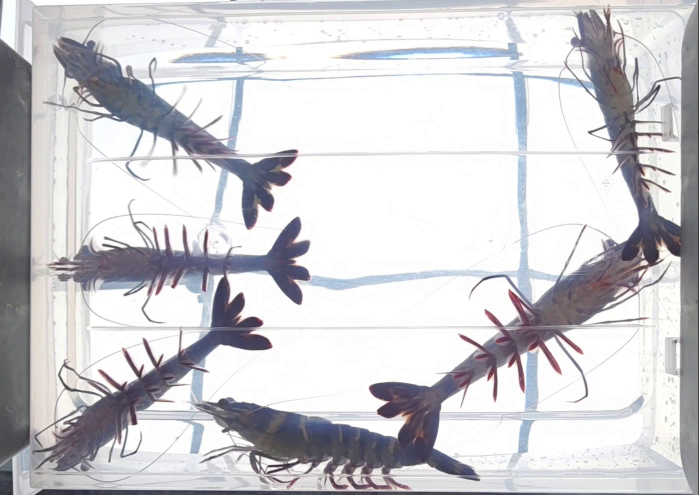
#> input picture tracking/Train/male-female-shrimp/OBB/shrimp_OBB_dataset/test/images/shrimp_0027.jpg, 1398 x 990 px (shown at 1/2 size)
$ python -i crop_shrimp.py   (imports and definitions only)
#> lines starting #> are read from the running program, lines starting #| are printed output that depends on the picture
#> further down, picture is the input picture: shape (990, 1398, 3); mean B, G, R 208.6, 204.9, 205.5
import argparse
import csv
import random
import re
import shutil
from pathlib import Path

import cv2
import numpy as np
from ultralytics import YOLO


VIDEO_EXTENSIONS = {".mp4", ".avi", ".mov", ".mkv", ".m4v", ".wmv"}
HBB_CLASS_NAMES = ["male_line"]
SHRIMP_CLASS_NAME = "shrimp"
HEAD_CLASS_NAME = "shrimp_head"
TAIL_CLASS_NAME = "shrimp_tail"


# [153 lines left out: functions parse_args, safe_stem, not called in this run]


def resolve_path(path, base_dir):
    path = Path(path)
    return path if path.is_absolute() else base_dir / path


# [28 lines left out: functions collect_videos, prepare_output_dir, not called in this run]


def choose_split(rng, val_ratio):
    return "val" if rng.random() < val_ratio else "train"


# [172 lines left out: functions write_image, order_quad_points, crop_oriented_box, normalize_crop_orientation, find_part_detections_inside, select_orientation_detections and 5 more, not called in this run]


def sharpen_and_contrast(image):
    if image.size == 0:
        return image

    lab = cv2.cvtColor(image, cv2.COLOR_BGR2LAB)
#> lab: shape (990, 1398, 3); mean of channels 0, 1, 2 208.6, 129.1, 126.1
    l_channel, a_channel, b_channel = cv2.split(lab)
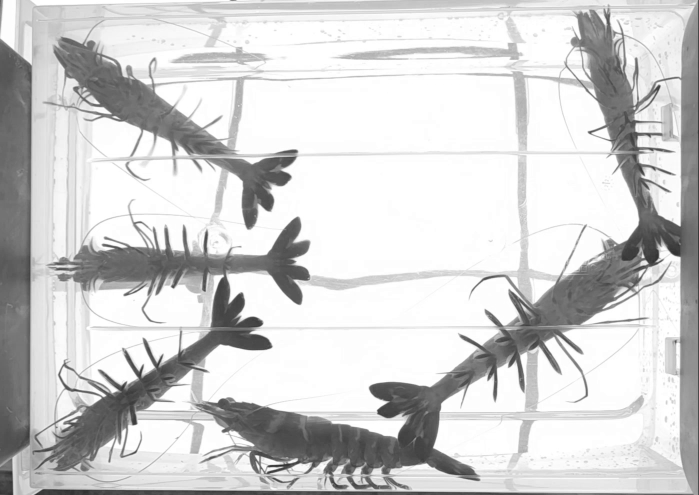
#> l_channel: shape (990, 1398) (shown at 1/2 size); min 0, max 255, mean 208.6
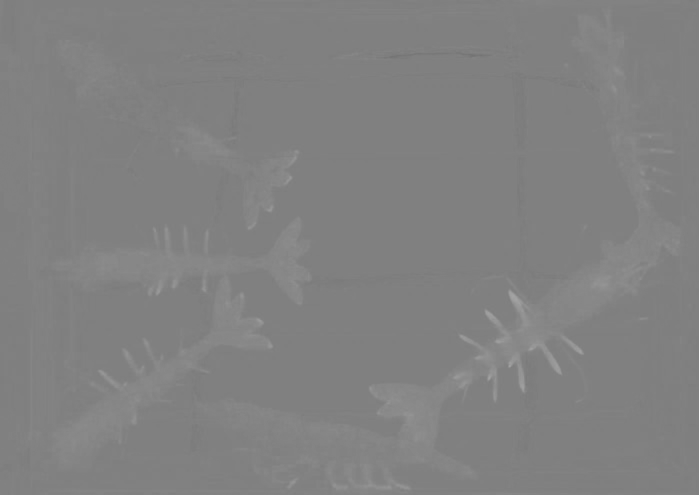
#> a_channel: shape (990, 1398) (shown at 1/2 size); min 114, max 164, mean 129.1
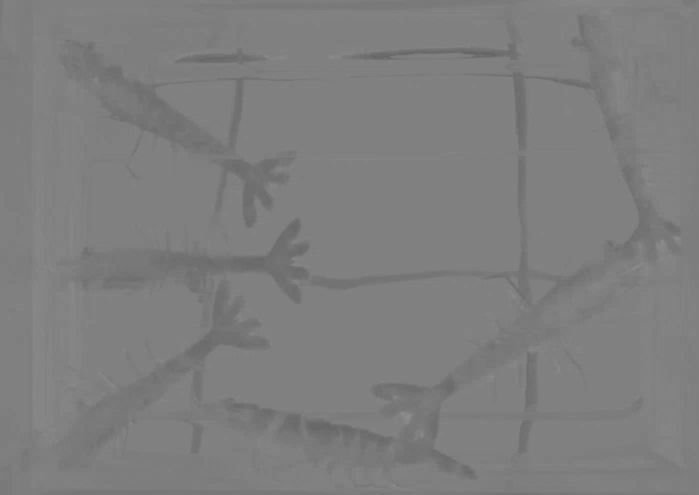
#> b_channel: shape (990, 1398) (shown at 1/2 size); min 98, max 143, mean 126.1
    clahe = cv2.createCLAHE(clipLimit=3.0, tileGridSize=(8, 8))
    enhanced_l = clahe.apply(l_channel)
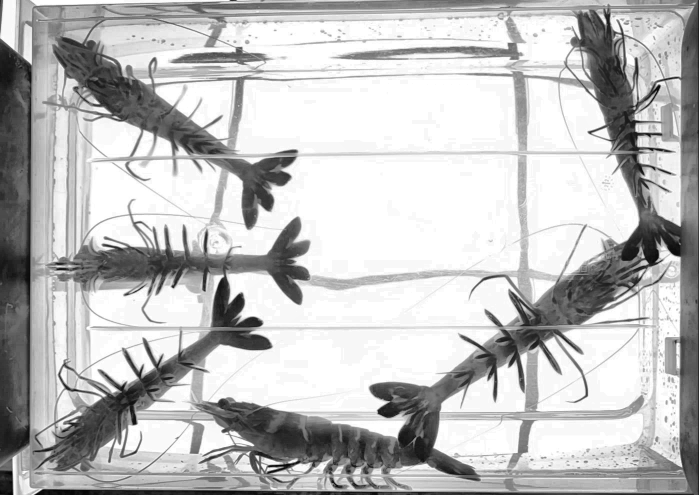
#> enhanced_l: shape (990, 1398) (shown at 1/2 size); min 1, max 255, mean 190.9
    enhanced = cv2.merge((enhanced_l, a_channel, b_channel))
#> enhanced: shape (990, 1398, 3); mean of channels 0, 1, 2 190.9, 129.1, 126.1
    enhanced = cv2.cvtColor(enhanced, cv2.COLOR_LAB2BGR)
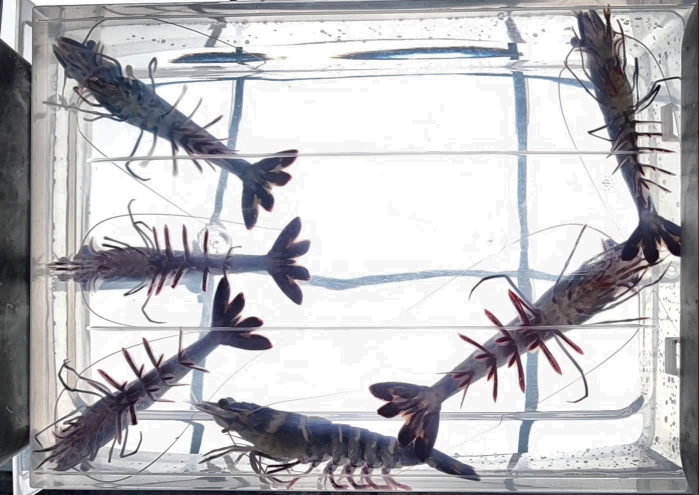
#> enhanced: shape (990, 1398, 3) (shown at 1/2 size); mean B, G, R 190.5, 187, 187.6
    blur = cv2.GaussianBlur(enhanced, (5, 5), 1.2)
    return cv2.addWeighted(enhanced, 1.45, blur, -0.45, 0)


# [377 lines left out: functions iter_obb_detections, extract_crops, write_hbb_yaml, main, not called in this run]


# [2 lines not run here, left out]

>>> import cv2
>>> picture = cv2.imread('shrimp_OBB_dataset/test/images/shrimp_0027.jpg')
>>> result = sharpen_and_contrast(picture)

$ run again, on tracking/Train/male-female-shrimp/OBB/shrimp_OBB_dataset/test/images/shrimp_0029.jpg
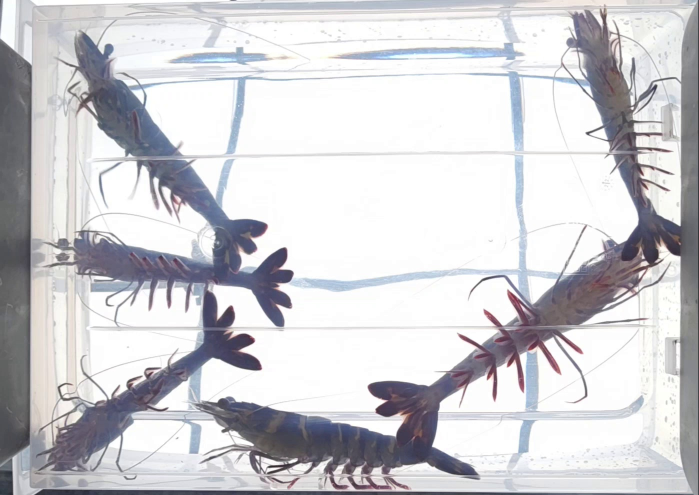
#> input picture tracking/Train/male-female-shrimp/OBB/shrimp_OBB_dataset/test/images/shrimp_0029.jpg, 1398 x 990 px (shown at 1/2 size)
#> picture is the input picture: shape (990, 1398, 3); mean B, G, R 209.7, 205.7, 206.1
#> lab: shape (990, 1398, 3); mean of channels 0, 1, 2 209.3, 129, 125.9
#> in sharpen_and_contrast, `enhanced_l = clahe.apply(l_channel)`:
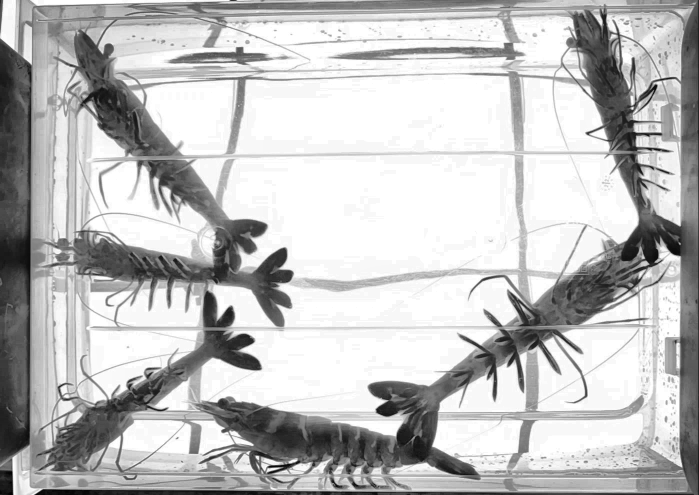
#> enhanced_l: shape (990, 1398) (shown at 1/2 size); min 1, max 255, mean 191.5
#> in sharpen_and_contrast, `enhanced = cv2.cvtColor(enhanced, cv2.COLOR_LAB2BGR)`:
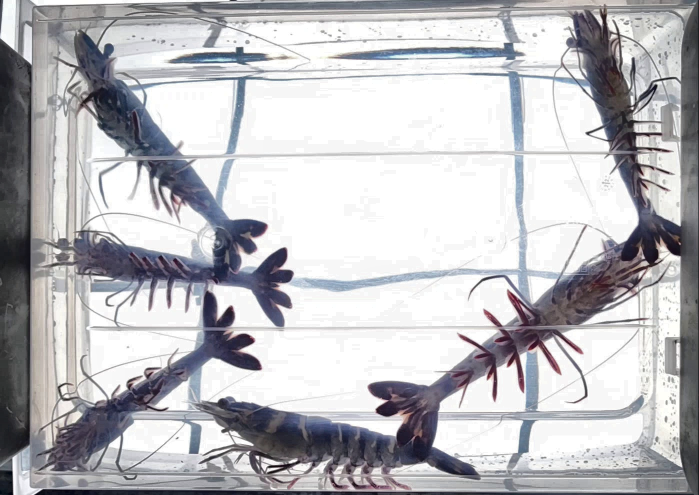
#> enhanced: shape (990, 1398, 3) (shown at 1/2 size); mean B, G, R 191.4, 187.7, 188

$ run again, on tracking/Train/male-female-shrimp/OBB/shrimp_OBB_dataset/test/images/shrimp_0067.jpg
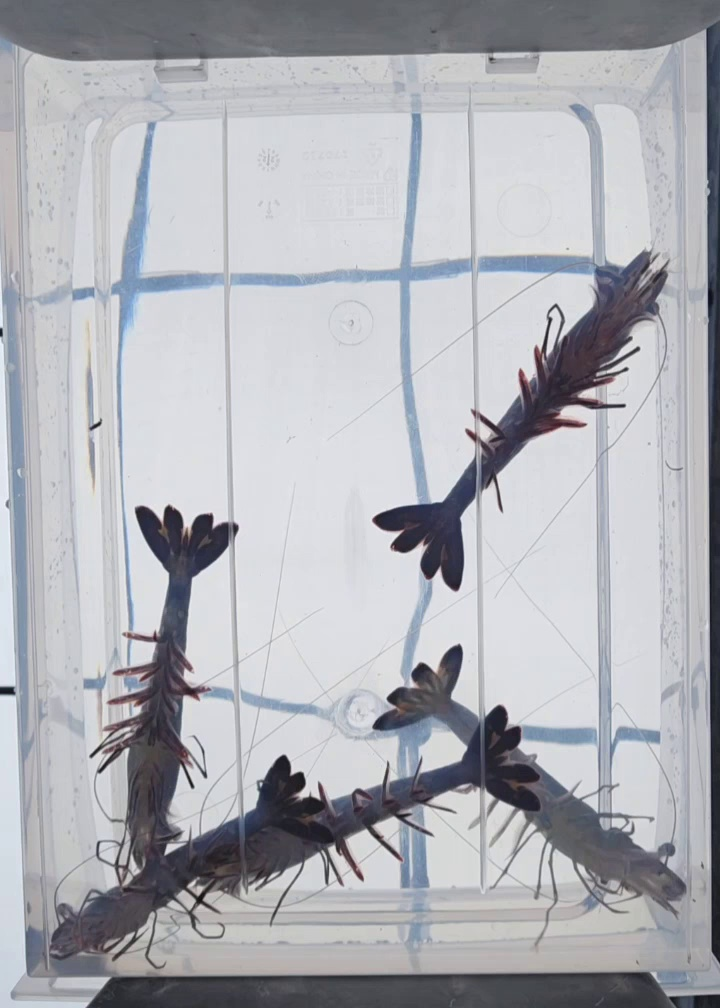
#> input picture tracking/Train/male-female-shrimp/OBB/shrimp_OBB_dataset/test/images/shrimp_0067.jpg, 720 x 1008 px
#> picture is the input picture: shape (1008, 720, 3); mean B, G, R 181.9, 175.9, 174.6
#> lab: shape (1008, 720, 3); mean of channels 0, 1, 2 181.5, 128.9, 124.5
#> in sharpen_and_contrast, `l_channel, a_channel, b_channel = cv2.split(lab)`:
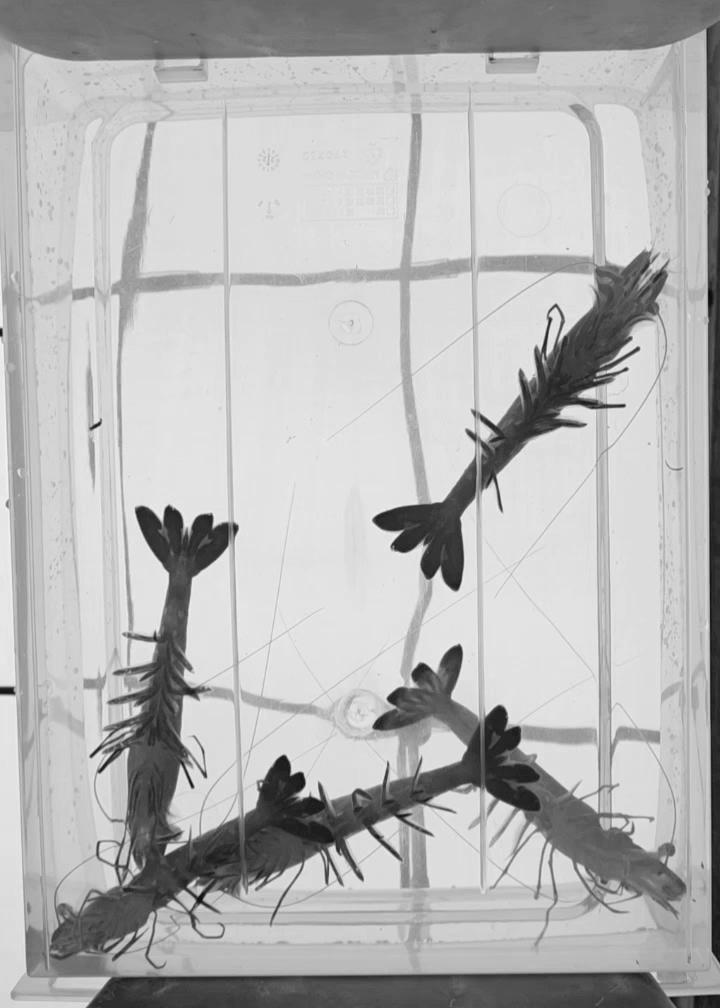
#> l_channel: shape (1008, 720); min 10, max 245, mean 181.5
#> in sharpen_and_contrast, `enhanced = cv2.cvtColor(enhanced, cv2.COLOR_LAB2BGR)`:
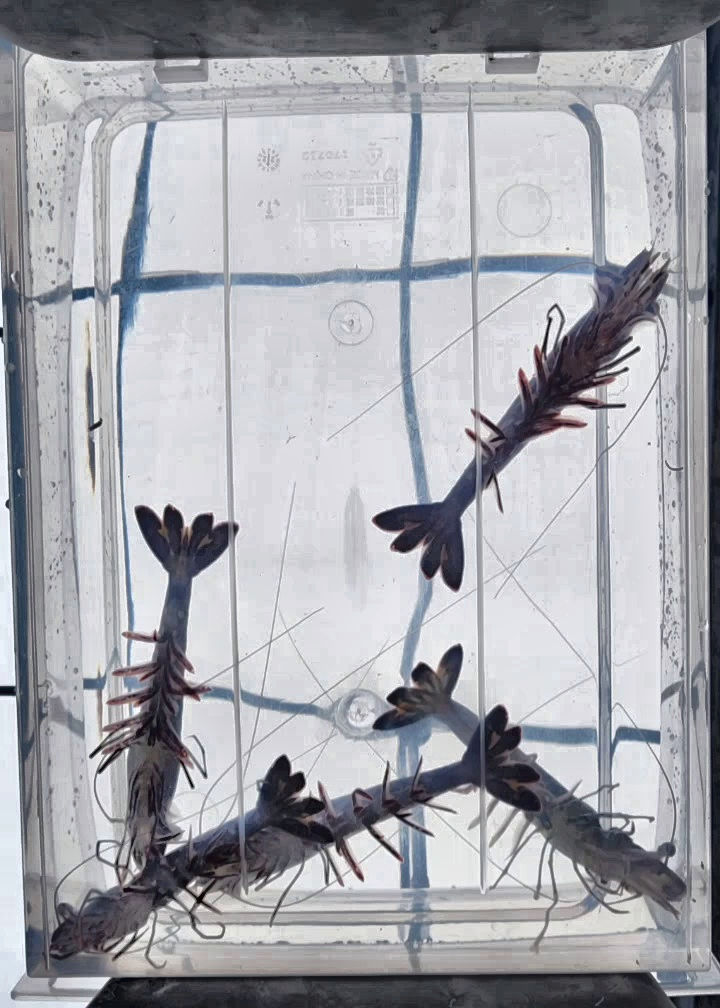
#> enhanced: shape (1008, 720, 3); mean B, G, R 172.5, 166.4, 165.2
